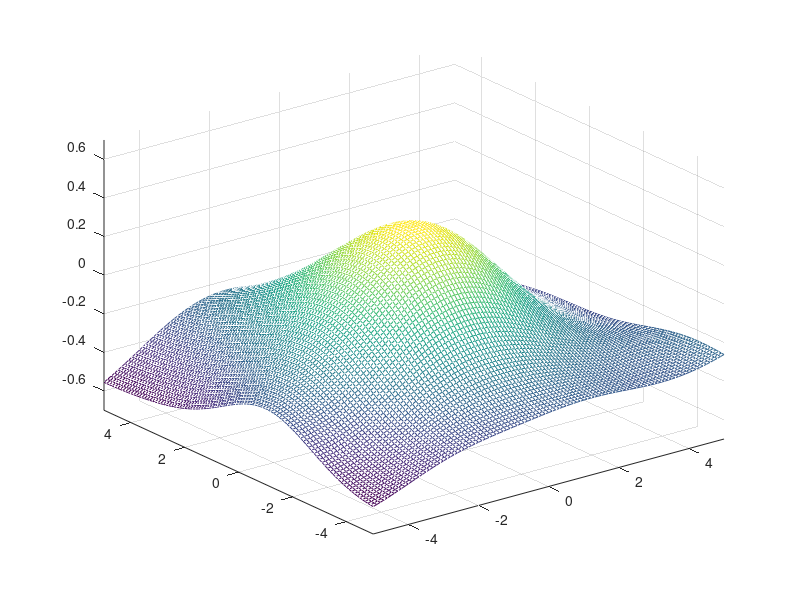

MATLAB code for this plot:

%define variables
hidden=200;
epoch=300;


%the bottom plane is X and Y
x=[-5:0.1:5]';
y=x;
%the terrain is Z.
z=exp(-x.*x*0.1) * exp(-y.*y*0.1)' - 0.5;

%the size of the graph
gridsize = size(x, 1);
ndata = gridsize*gridsize;
eta = 0.001;
alpha = 0.9;

n = gridsize;


%Transform z into a vector with 1 rows and num_points columns
targets = reshape (z, 1, ndata);
%Meshgrid, take x and y and produce matrices xx and yy
[xx, yy] = meshgrid (x, y);
%Create a matrix 
patterns = [reshape(xx, 1, ndata); reshape(yy, 1, ndata)];

%randomize the matrixes
permute = randperm(size(targets,2));
[p1, inv_perm] = sort(permute);
patterns = patterns(:, permute);
targets = targets(:, permute);

sub_patterns = patterns(:, 1:n);
sub_patterns2 = patterns(:, n:gridsize);

sub_targets = targets(:, 1:n);
sub_targets2 = targets(:, n:gridsize);


[insize, ndata] = size(patterns);
[outsize, ndata] = size(targets);


%
%rand returns interval (0,1) we want interval (?1/?d,1/?d), therefore we
%take -2*1/?d and then +1/?d

%we want input to the node to be between -1 and 1, therefore we "normalize"
%the weight value with this formula. We want the input to the node to be

%from -1 to 1 because the S function inside the node only differs between
%-1 and 1, lesser and greater values are just the same. So we want to land
%somewhere between -1 and 1 on the S-func to get variating values.


v = rand(outsize,hidden+1)* 2/sqrt(insize) - 1/sqrt(insize);
w = rand(hidden,(insize+1))* 2/sqrt(insize) - 1/sqrt(insize);

dv = zeros(outsize,(hidden+1));
dw = zeros(hidden,(insize+1));

X = [patterns; ones(1,ndata)];
X1 = [sub_patterns; ones(1, n)];


for i = 1:epoch 
    
    %FIRST PASS
    
    %Forward
    hin = w * X1;
    hout = [2 ./ (1+exp(-hin)) - 1 ; ones(1,n)];
    oin = v * hout;
    out = 2 ./ (1+exp(-oin)) - 1;
    
    %Backprop
    delta_o = (out - sub_targets) .* ((1 + out) .* (1 - out)) * 0.5;
    delta_h = (v' * delta_o) .* ((1 + hout) .* (1 - hout)) * 0.5;
    delta_h = delta_h(1:hidden, :);
    
    %Update weights
    dw = (dw .* alpha) - (delta_h * X1') .* (1-alpha);
    dv = (dv .* alpha) - (delta_o * hout') .* (1-alpha);
    w = w + dw .* eta;
    v = v + dv .* eta;
    
    
    

end


%SECOND PASS
    
hin = w * X;
hout = [2 ./ (1+exp(-hin)) - 1 ; ones(1,ndata)];
oin = v * hout;
out = 2 ./ (1+exp(-oin)) - 1;

ordered_out = out(:,inv_perm);

zz = reshape(ordered_out, gridsize, gridsize);
mesh(x,y,zz);
axis([-5 5 -5 5 -0.7 0.7]);
drawnow;

error = sum(sum(abs(sign(out) - targets)./2))


%we get 40 error when we run with all datapoints because we have too few data points, if we decrease
%stepsize in input we'll get a small error. If we give a subset then the
%function wont know how to fit the curve. (Blue lines in the lecture). so
%we'll get an area (calculated with Beysian) where the real chart could be


%If we take too small stepsize, we run the risk of overfitting. We need to:

%1) adjust Hidden (number of nodes) so that we dont have too many and not too
%few. Too many = not needed weights, will try to go towards zero, but with
%time the values still can accumulate. Too few = too few nodes to describe
%the problem.

%2)adjust Epochs. If too few = not enough epochs to learn. If too many =
%the network can go in unexpected direction?? (not sure)


